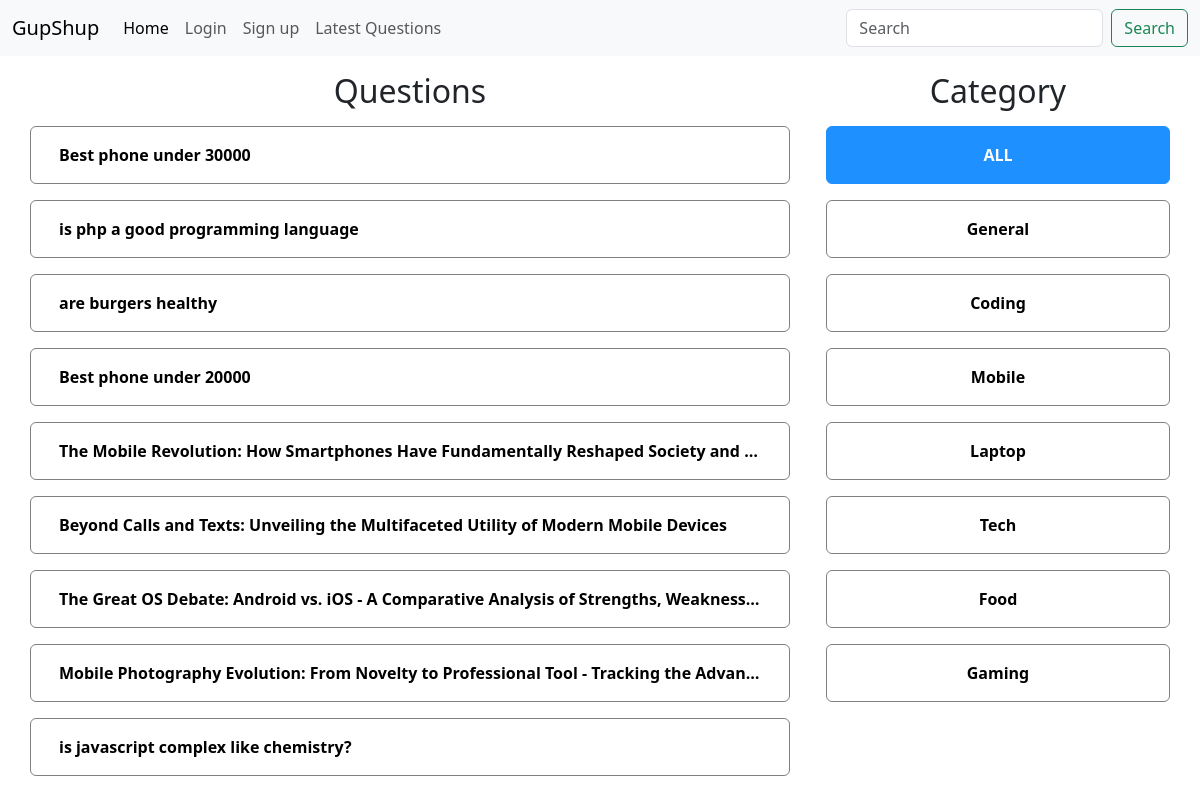
The page / on the database its author committed.
### tables this page shows
CREATE TABLE `questions` (
  `id` int(11) NOT NULL,
  `title` varchar(255) NOT NULL,
  `description` text DEFAULT NULL,
  `user_id` int(11) NOT NULL,
  `category_id` int(11) DEFAULT NULL,
  `created_at` timestamp NOT NULL DEFAULT current_timestamp()
);

CREATE TABLE `category` (
  `id` int(11) NOT NULL,
  `name` varchar(255) NOT NULL,
  `created_at` timestamp NOT NULL DEFAULT current_timestamp()
);

### client/questions.php (the view)
<div class="container">
    <div class="row">
        <div class="col-sm-8">
            <h2 class="heading mb-3 mt-3">Questions</h2>
            <?php
            include('./common/db_connect.php');
            if (isset($_GET['cate_id'])) {
                $cate_id = $_GET['cate_id'];
                $sql = "SELECT * FROM questions WHERE category_id = $cate_id;";
            } elseif (isset($_GET['latest'])) {
                $sql = "SELECT * FROM questions ORDER BY id DESC;";
            } elseif (isset($_GET['myQues']) && isset($_SESSION['user']['name'])) {
                $user_id = $_SESSION['user']['id'];
                $sql = "SELECT * FROM questions WHERE user_id = $user_id;";
            } elseif (isset($_GET['search'])) {
                $search = $_GET['search'];
                $sql = "SELECT * FROM questions WHERE title LIKE '%$search%';";
            } else {
                $sql = "SELECT * FROM questions;";
            }
            if (isset($_GET['myQues']) && isset($_SESSION['user']['name'])) {
                if ($result = $conn->query($sql)) {
                    if ($result->num_rows > 0) {
                        while ($row = $result->fetch_assoc()) {
                            $title = $row['title'];
                            $id = $row['id'];
                            echo "<form action='./server/requests.php' method='post'>";
                            echo "<input type='hidden' name='id' value='$id'>";
                            echo "<div class='questions mb-3 p-3 d-flex justify-content-between'>";
                            echo "<a class='text-wrap' href='?ques_id=$id'>$title</a>";
                            echo "<input type='submit' name='delete' class='btn btn-primary' value='Delete'>";
                            echo "</div>";
                            echo "</form>";
                        }
                    }
                }
            } else {
                if ($result = $conn->query($sql)) {
                    if ($result->num_rows > 0) {
                        while ($row = $result->fetch_assoc()) {
                            $title = $row['title'];
                            $id = $row['id'];
                            echo "<div class='questions row mb-3 p-3'>";
                            echo "<a class='text-wrap' href='?ques_id=$id'>$title</a>";
                            echo "</div>";
                        }
                    }
                }
            }
            ?>
        </div>
        <div class="col-sm-4">
            <?php include('./client/category_listing.php') ?>
        </div>
    </div>
</div>

### index.php (shortened to what this page needs)
<!DOCTYPE html>
<html lang="en">
<head>
    <?php include('./client/commonFiles.php') ?>
</head>
<body>
    <?php
    include('./client/header.php');
    if(isset($_GET['login']) && !isset($_SESSION['user']['name'])){
        include('./client/login.php');
    } elseif(isset($_GET['signup']) && !isset($_SESSION['user']['name'])){
        include('./client/signup.php');
    } elseif(isset($_GET['ask']) && isset($_SESSION['user']['name'])){
        include('./client/ask.php');
    } elseif(isset($_GET['ques_id'])){
        include('./client/question_details.php');
    } else{
        include('./client/questions.php');
    }
    ?>
</body>
</html>

### client/commonFiles.php (shortened to what this page needs)
<link href="https://cdn.jsdelivr.net/npm/bootstrap@5.3.5/dist/css/bootstrap.min.css" rel="stylesheet">
<link rel="stylesheet" href="./public/style.css">

### client/header.php (shortened to what this page needs)
<nav class="navbar navbar-expand-lg bg-body-tertiary">
  <div class="container-fluid">
    <a class="navbar-brand" href="./">GupShup</a>
    <div class="collapse navbar-collapse d-flex justify-content-between" id="navbarNav">
      <ul class="navbar-nav">
        <li class="nav-item">
          <a class="nav-link <?php if(!isset($_GET['login']) && !isset($_GET['signup']) && !isset($_GET['ask']) && !isset($_GET['myQues']) && !isset($_GET['latest'])){echo 'active';} ?>" href="./">Home</a>
        </li>
        <?php if(!isset($_SESSION['user']['name'])): ?>
        <li class="nav-item">
          <a class="nav-link <?php if(isset($_GET['login'])){echo 'active';} ?>" href="?login=true">Login</a>
        </li>
        <li class="nav-item">
          <a class="nav-link <?php if(isset($_GET['signup'])){echo 'active';} ?>" href="?signup=true">Sign up</a>
        </li>
        <?php endif ?>
        <li class="nav-item">
          <a class="nav-link <?php if(isset($_GET['latest'])){echo 'active';} ?>" href="?latest=true">Latest Questions</a>
        </li>
      </ul>
      <form class="d-flex" action="" method="get" role="search">
        <input class="form-control me-2" name="search" type="search" placeholder="Search"/>
        <button class="btn btn-outline-success" type="submit">Search</button>
      </form>
    </div>
  </div>
</nav>

### client/category_listing.php
<div class="category-box">
    <h2 class="heading mb-3 mt-3">Category</h2>
    <div class='category <?php if (!isset($_GET['cate_id'])) {
                                echo "category-active";
                            } ?> row mb-3 p-3'>
        <a href="/omar/gupshup">ALL</a>
    </div>
    <?php
    $sql = "SELECT * FROM category;";
    $result = $conn->query($sql);
    if ($result) {
        if ($result->num_rows > 0) {
            while ($row = $result->fetch_assoc()) {
                $category_name = ucfirst($row['name']);
                $category_id = $row['id'];
                echo "<div class='category row mb-3 p-3 " . (isset($_GET['cate_id']) ? ($category_id == $_GET['cate_id'] ? "category-active" : "") : "") . "'>";
                echo "<a class='' href='?cate_id=$category_id'>$category_name</a>";
                echo "</div>";
            }
        }
    }
    ?>
</div>

### public/style.css (style rules this page uses)
.heading { text-align: center; }
.questions { border: 0.15vw solid grey; border-radius: 0.5vw; font-weight: bold; }
.category { border: 0.15vw solid grey; border-radius: 0.5vw; font-weight: bold; text-align: center; }
.category-box { margin-left: 3vw; }
.category-active { border: 0.15vw solid dodgerblue; background-color: dodgerblue; }
.category-active a { color: white; }
a { text-decoration: none; color: black; }
.text-wrap { white-space: nowrap !important; overflow: hidden; text-overflow: ellipsis; }

### rows shown on the page
questions: title "Best phone under 30000"
questions: title "is php a good programming language"
questions: title "are burgers healthy"
questions: title "Best phone under 20000"
questions: title "The Mobile Revolution: How Smartphones Have Fundamentally Reshaped Society and…"
questions: title "Beyond Calls and Texts: Unveiling the Multifaceted Utility of Modern Mobile Devices"
questions: title "The Great OS Debate: Android vs. iOS - A Comparative Analysis of Strengths, Weakness…"
questions: title "Mobile Photography Evolution: From Novelty to Professional Tool - Tracking the Advan…"
questions: title "is javascript complex like chemistry?"
category: name "General"
category: name "Coding"
category: name "Mobile"
category: name "Laptop"
category: name "Tech"
category: name "Food"
category: name "Gaming"
